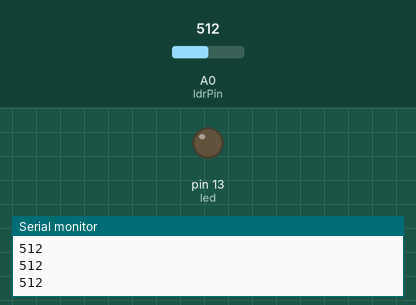
Recording of a sketch running on a simulated Arduino Uno, built with avr-gcc and run on an emulated ATmega328P. Parts: output pins drawn as LEDs (lit = HIGH), the last lines printed to the serial monitor. The test bench sets the inputs (shaded band); at power-on: A0 (ldrPin) = 512.

Above: at 1.3 s.
1.4 s: A0 (ldrPin) set to 488
At 2.3 s:
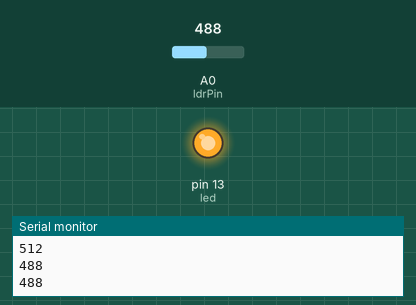
3.0 s: A0 (ldrPin) set to 510
At 3.5 s:
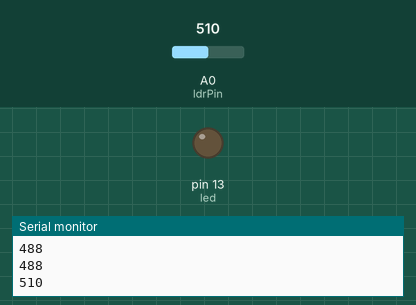
4.5 s: A0 (ldrPin) set to 490
At 5.9 s:
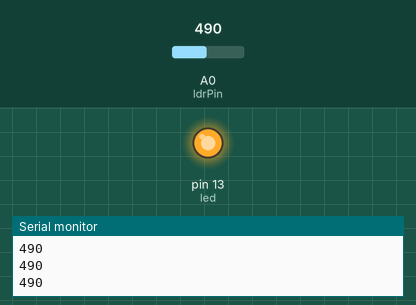
Timing chart, 0 to 7.5 s (numbered marks = the images above; inputs shaded):
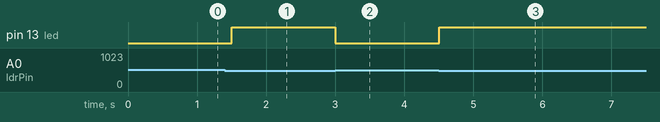

The sketch:

ldr.ino
```cpp
int ldrPin = A0;
int led = 13;

void setup() {
  pinMode(led, OUTPUT);
  Serial.begin(9600);
}

void loop() {
  int ldrValue = analogRead(ldrPin);
  Serial.println(ldrValue);

  if (ldrValue < 500) {   // Night condition
    digitalWrite(led, HIGH);
  } else {                // Day condition
    digitalWrite(led, LOW);
  }

  delay(500);
}
```

Measured:
- the behaviour switches between 500 and 499 on A0 (ldrPin) (found by bisection; images 0 and 1)
- after the input at 1.4 s, pin 13 (led): LOW → HIGH after 0.10 s
- after the input at 3.0 s, pin 13 (led): HIGH → LOW at once
- after the input at 4.5 s, pin 13 (led): LOW → HIGH at once
